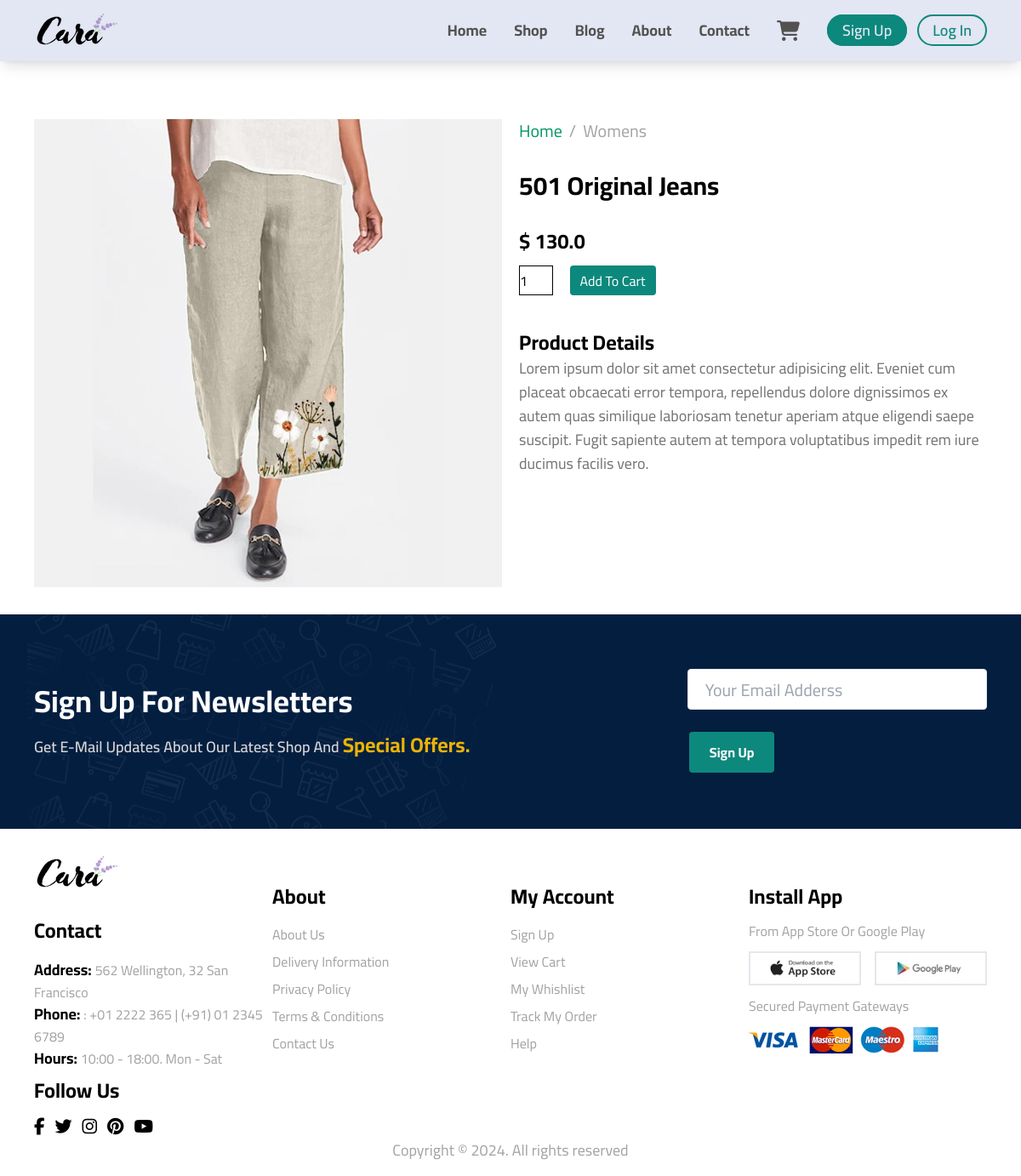
Screenshot of /product/2/ with the database file from the repository.
### product/models.py (models this page shows, shortened)
class Product(models.Model):
    category = models.ForeignKey(Category,on_delete=models.CASCADE,related_name='pd_category')
    model = models.ForeignKey(Model,on_delete=models.CASCADE,related_name='pd_model')
    title = models.CharField(max_length=225)
    description = models.TextField()
    image = models.ImageField(upload_to='pd-imgs/')
    price = models.FloatField(default=0)
    stars = models.IntegerField(
        validators=[
            MinValueValidator(1),
            MaxValueValidator(5)
        ]
    )

class Category (models.Model):
    name = models.CharField(max_length=225)

### product/views.py (the view)
# urls.py: path('product/<str:product_id>/',get_product.as_view(),name='product'),
class get_product (View) :
    def get(self,request,product_id,**kwargs) :
        try :
            product = Product.objects.get(id=product_id)
        except Product.DoesNotExist:
            return redirect('home')
        return render(request,'product.html',{
            'product' : product
        })

### templates/product.html (shortened to what this page needs)
{% extends 'base.html' %}
{% block sections %}
<section class="product-section">
    <div class="main-padding pt-0 md:pt-12">
        <div class="grid grid-cols-12 gap-5">
            <div class="col-span-12 md:col-span-5 lg:col-span-6 xl:col-span-4 order-2 md:order-1">
                <div class="product-image">
                    <img src="{{product.image.url}}" alt="product-image" id="mainImg">
                </div>
            </div>
            <div class="col-span-12 md:col-span-7 lg:col-span-6 xl:col-span-8 order-1 md:order-2">
                <nav class="w-full rounded-md">
                    <ol class="list-reset flex">
                    <li>
                        <a href="/" class="text-emerald-600 text-xl transition duration-150 ease-in-out hover:text-green-800 focus:text-primary-accent-300 active:text-primary-accent-300 motion-reduce:transition-none dark:text-primary-400">
                            Home
                        </a>
                    </li>
                    <li>
                        <span class="mx-2 text-neutral-400 text-xl">/</span>
                    </li>
                    <li class="text-neutral-400 text-xl">
                        {{product.category.name}}
                    </li>
                    </ol>
                </nav>
                <div class="mt-8">
                    <h2 class="product-name text-3xl text-black font-bold">
                        {{product.title}}
                    </h2>
                </div>
                <div class="mt-8">
                    <h3 class="product-price text-2xl font-bold text-black">
                        $ {{product.price}}
                    </h3>
                </div>
                <form method="POST" action="{% url 'cart_add' product.id %}">
                    <input type="number" value="1" class="product-number mt-3" name="amount">
                    <button class="add-to-cart-button px-3 ml-4 rounded text-white transition-all duration-200" type="submit"  id="addToCart">Add To Cart</button>
                </form>
                <div>
                    <div class="mt-10">
                        <h3 class="text-black font-bold text-2xl">Product Details</h3>
                        <p class="text-neutral-500 text-lg">{{product.description}}</p>
                    </div>
                </div>
            </div>
        </div>
    </div>
</section>
{% endblock %}

### static/CSS/input.css (style rules this page uses)
* { margin: 0; padding: 0; list-style: none; text-decoration: none; box-sizing: border-box; scroll-behavior: smooth; font-family: "Cairo", sans-serif; }
.main-padding { padding-left: 60px; padding-right: 60px; }
@media (max-width: 1280px) { .main-padding { padding-left: 40px; padding-right: 40px; } }
.product-section { padding-top: 92px !important; }
.product-number { width: 40px; height: 35px; border: 1px solid ; }
.add-to-cart-button { height: 35px; background: #0D887C; }

### rows the page displays
Product: image (picture), category.name "Womens", title "501 Original Jeans", price "130.0", description "Lorem ipsum dolor sit amet consectetur adipisicing elit. Eveniet cum placeat obcaecati error tempora, repellendus dolore dignissimos ex autem quas similique laboriosam tenetur aperiam atque eligendi saepe suscipit. Fugit sapiente autem at tempora voluptatibus impedit rem iure ducimus facilis vero."
